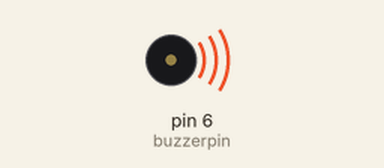
Recording of a sketch running on a simulated Arduino Uno, built with avr-gcc and run on an emulated ATmega328P. Parts: buzzer (waves = sounding).

Above: at 0.07 s.
At 2.1 s:
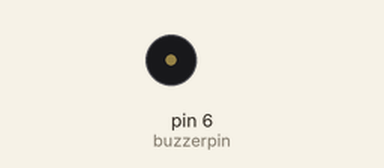
Timing chart, 0 to 6.9 s (numbered marks = the images above):
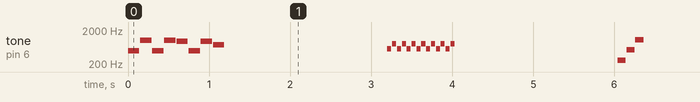

Measured:
- by itself, tone on pin 6 (buzzerpin): plays 494 Hz for 0.14 s, 988 Hz for 0.14 s, 494 Hz for 0.14 s, 988 Hz for 0.14 s, 932 Hz for 0.14 s, 494 Hz for 0.14 s … (332 notes in this stretch)

The sketch:

buzzerNotes.ino
```cpp
/*
This sketch plays various chimes using a buzzer on attatched to an arduino.
Current program structure blocks other actions which is not ideal.

- Jackson Ballew
*/


int buzzerpin = 6;

void playToneSequence(int *notes, int *durations, int length) {
  for (int i = 0; i < length; i++) {
    tone(buzzerpin, notes[i], durations[i]);
    delay(durations[i] + 10); // Short pause between notes
    noTone(buzzerpin);
  }
}

void sound1() {
  int notes[] = {494, 2*494, 494, 2*494, 2*466, 494, 2*466, 740};
  int durations[] = {140, 140, 140, 140, 140, 140, 140, 140};
  playToneSequence(notes, durations, 8);
}

void sound2() {
  //int notes[] = {554, 784, 554, 784, 554, 784, 554, 784, 554, 784};
  //int durations[] = {50, 50, 50, 50, 50, 50, 50, 50, 50, 50};
  //playToneSequence(notes, durations, 10);

  for (int i = 0; i < 7; i++) {
    int notes[] = {554, 784};
    int durations[] = {50, 50};
    playToneSequence(notes, durations, 2);
  }
}

void sound3() {
  int notes[] = {0.5 * 523, 523, 2* 523};
  int durations[] = {100, 100, 100};
  playToneSequence(notes, durations, 3);
}

void sound4() {
  int notes[] = {523, 523};
  int durations[] = {100, 100};
  playToneSequence(notes, durations, 2);
}

void setup() {

}

void loop() {
  sound1();
  delay(2000);
  sound2();
  delay(2000);
  sound3();
  delay(2000);
  sound4();
  delay(2000);
}
```
